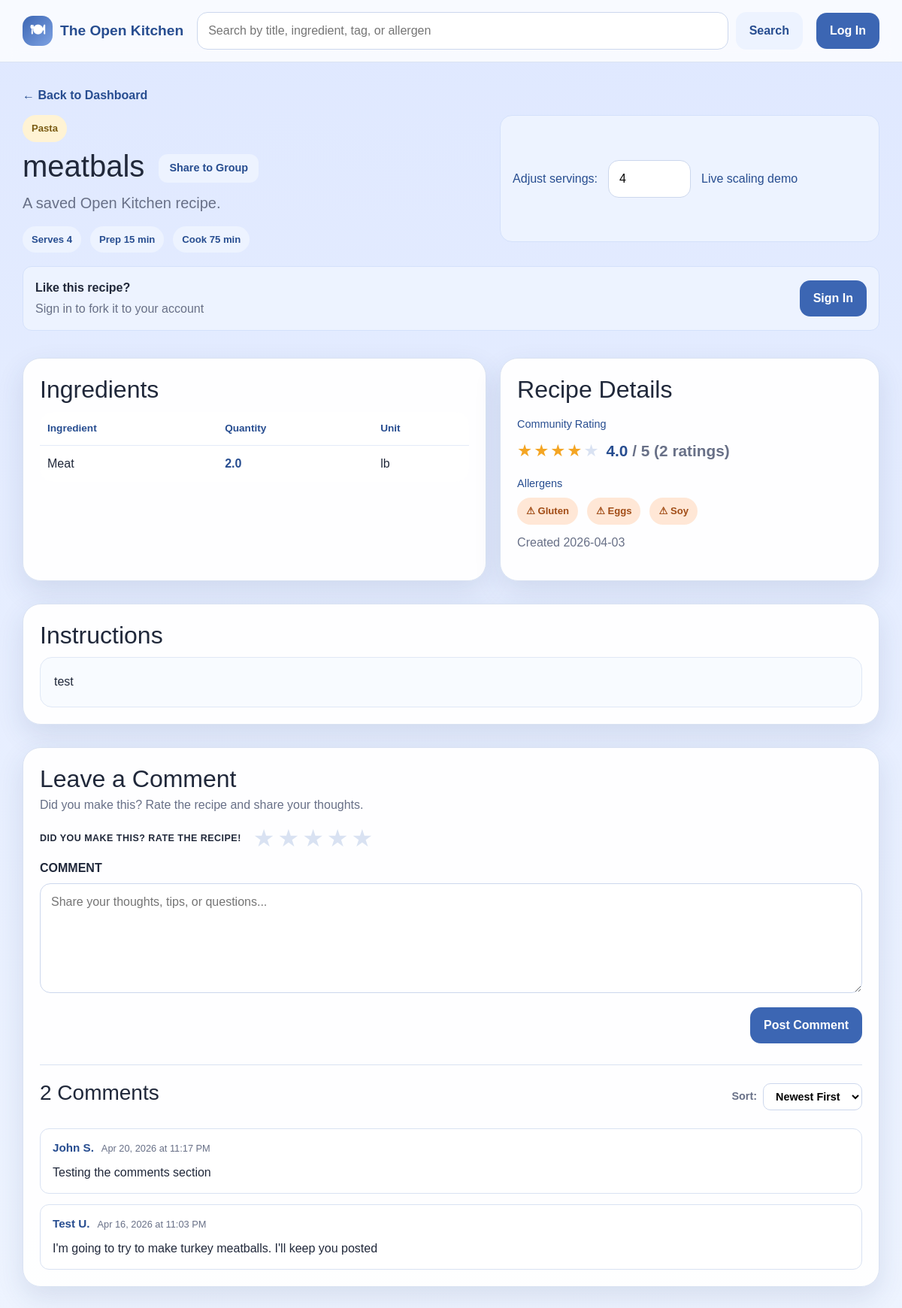
The app's page /recipe/5 with its own data.
### app/models.py (models this page shows)
class RecipeCategory(db.Model):
    __tablename__ = 'recipe_categories'
    id = db.Column(db.Integer, primary_key=True)
    recipeID = db.Column(db.Integer, db.ForeignKey('recipes.id'), nullable=False)
    categoryID = db.Column(db.Integer, db.ForeignKey('categories.id'), nullable=False)
    category = db.relationship('Category', backref='recipe_categories')

class Category(db.Model):
    __tablename__ = 'categories'
    id = db.Column(db.Integer, primary_key=True)
    name = db.Column(db.String(32), unique=True, nullable=False)

class Recipe(db.Model):
    __tablename__ = 'recipes'
    id = db.Column(db.Integer, primary_key=True)
    authorID = db.Column(db.Integer, db.ForeignKey('users.id'), nullable=False)
    title = db.Column(db.String(150), nullable=False)
    description = db.Column(db.Text, nullable=True)
    instructions = db.Column(db.Text, nullable=False)
    forkedFrom = db.Column(db.Integer, db.ForeignKey('recipes.id'), nullable=True)
    baseServings = db.Column(db.Integer, nullable=False)
    prepTime = db.Column(db.Integer, nullable=True)
    cookTime = db.Column(db.Integer, nullable=True)
    dateCreated = db.Column(db.DateTime, nullable=False, default=datetime.now)
    ingredients = db.relationship('Ingredient', backref='recipe', lazy=True, cascade='all, delete-orphan')
    categories = db.relationship('RecipeCategory', backref='recipe', lazy=True, cascade='all, delete-orphan')
    dietary_tags = db.relationship('RecipeDietaryTag', backref='recipe', lazy=True, cascade='all, delete-orphan')
    allergens = db.relationship('RecipeAllergen', backref='recipe', lazy=True, cascade='all, delete-orphan')

class Ingredient(db.Model):
    __tablename__ = 'ingredients'
    id = db.Column(db.Integer, primary_key=True)
    recipeID = db.Column(db.Integer, db.ForeignKey('recipes.id'), nullable=False)
    unitID = db.Column(db.Integer, db.ForeignKey('measurement_units.id'), nullable=False)
    name = db.Column(db.String(32), nullable=False)
    quantity = db.Column(db.Float, nullable=False)

class MeasurementUnit(db.Model):
    __tablename__ = 'measurement_units'
    id = db.Column(db.Integer, primary_key=True)
    name = db.Column(db.String(32), unique=True, nullable=False)
    abbreviation = db.Column(db.String(32), unique=True, nullable=False)
    system = db.Column(db.String(32), nullable=False)
    isActive = db.Column(db.Boolean, default=True)
    ingredients = db.relationship('Ingredient', backref='unit', lazy=True)

class RecipeAllergen(db.Model):
    __tablename__ = 'recipe_allergens'
    id = db.Column(db.Integer, primary_key=True)
    recipeID = db.Column(db.Integer, db.ForeignKey('recipes.id'), nullable=False)
    allergenID = db.Column(db.Integer, db.ForeignKey('allergens.id'), nullable=False)
    allergen = db.relationship('Allergen', backref='recipe_allergens')

class Allergen(db.Model):
    __tablename__ = 'allergens'
    id = db.Column(db.Integer, primary_key=True)
    name = db.Column(db.String(32), unique=True, nullable=False)

class Comment(db.Model):
    __tablename__ = 'comments'
    id = db.Column(db.Integer, primary_key=True)
    recipeID = db.Column(db.Integer, db.ForeignKey('recipes.id'), nullable=False)
    userID = db.Column(db.Integer, db.ForeignKey('users.id'), nullable=False)
    content = db.Column(db.Text, nullable=True)
    dateCreated = db.Column(db.DateTime, nullable=False, default=datetime.now)

### app/routes.py (the view)
@app.route('/recipe/<int:recipe_id>')
def view_recipe(recipe_id):
    uid = current_user_id()
    recipe = Recipe.query.get_or_404(recipe_id)
    ingredients = Ingredient.query.filter_by(recipeID=recipe_id).all()
    categories = RecipeCategory.query.filter_by(recipeID=recipe_id).all()
    dietary_tags = RecipeDietaryTag.query.filter_by(recipeID=recipe_id).all()
    allergens = RecipeAllergen.query.filter_by(recipeID=recipe_id).all()
    avg_rating, rating_count = _get_avg_rating(recipe_id)
    user_rating = Rating.query.filter_by(recipeID=recipe_id, userID=uid).first() if uid else None
    sort = request.args.get('sort', 'newest')
    order = Comment.dateCreated.asc() if sort == 'oldest' else Comment.dateCreated.desc()
    comments = Comment.query.filter_by(recipeID=recipe_id).order_by(order).all()
    for c in comments:
        c.author_name = _comment_author(c)
    notifications = _get_notifications()
    has_unread = any(not n.isRead for n in notifications)
    toast_notif = None
    toast_id = session.pop('toast_notification_id', None)
    if toast_id:
        toast_notif = Notification.query.get(toast_id)
    memberships = GroupMember.query.filter_by(userID=uid).all() if uid else []
    return render_template(
        'view_recipe.html',
        recipe=recipe,
        ingredients=ingredients,
        categories=categories,
        dietary_tags=dietary_tags,
        allergens=allergens,
        avg_rating=avg_rating,
        rating_count=rating_count,
        user_rating=user_rating,
        comments=comments,
        sort=sort,
        notifications=notifications,
        has_unread=has_unread,
        toast_notif=toast_notif,
        memberships=memberships,
    )

### app/routes.py (called while the page is built)
def current_user_id():
    return session.get('user_id')

def _get_avg_rating(recipe_id):
    result = db.session.query(func.avg(Rating.stars), func.count(Rating.id)).filter_by(recipeID=recipe_id).one()
    avg = round(result[0], 1) if result[0] else None
    count = result[1]
    return avg, count

def _comment_author(comment):
    user = User.query.get(comment.userID)
    return f"{user.firstName} {user.lastName[0]}." if user else "Anonymous"

def _get_notifications():
    uid = current_user_id()
    if uid is None:
        return []
    return Notification.query.filter_by(userID=uid).order_by(Notification.dateCreated.desc()).all()

### app/templates/view_recipe.html (shortened to what this page needs)
{% extends "base.html" %}
{% block content %}
<a href="{{ url_for('dashboard') }}" class="back-link">← Back to Dashboard</a>
<section class="recipe-view-shell">
    <div class="recipe-hero">
        <div>
            <div class="pill-row push-bottom-small">
                {% for rc in categories %}
                <span class="mini-pill">{{ rc.category.name }}</span>
                {% endfor %}
            </div>
            <h1>
                {{ recipe.title }}
                <button type="button" class="btn btn-secondary btn-sm ms-2"
                        data-bs-toggle="modal" data-bs-target="#shareToGroupModal">
                    Share to Group
                </button>
            </h1>
            <p class="lead">{{ recipe.description or 'A saved Open Kitchen recipe.' }}</p>
            <div class="pill-row push-top-small">
                <span class="pill">Serves {{ recipe.baseServings }}</span>
                {% if recipe.prepTime %}<span class="pill">Prep {{ recipe.prepTime }} min</span>{% endif %}
                {% if recipe.cookTime %}<span class="pill">Cook {{ recipe.cookTime }} min</span>{% endif %}
            </div>
        </div>
        <div class="scale-preview-box compact-view">
            <label for="adjustServings">Adjust servings:</label>
            <input type="number" id="adjustServings" min="1" value="{{ recipe.baseServings }}" oninput="scaleIngredients(this.value)">
            <span>Live scaling demo</span>
        </div>
    </div>
    {% if current_user and current_user.id != recipe.authorID %}
    <div style="margin-bottom: 18px; padding: 16px; background: #edf3ff; border: 1px solid #d4e1fb; border-radius: var(--radius-sm); display: flex; align-items: center; justify-content: space-between; gap: 16px;">
        <div>
            <p style="margin: 0; color: var(--text); font-weight: 600;">Like this recipe?</p>
            <p class="muted-small" style="margin: 4px 0 0 0;">Fork it to your account and customize it, or save it to your profile</p>
        </div>
        <div style="display: flex; gap: 10px;">
            <form method="POST" action="{{ url_for('fork_recipe', recipe_id=recipe.id) }}" style="margin: 0;">
                <button type="submit" class="btn btn-primary">Fork Recipe</button>
            </form>
            <form method="POST" action="{{ url_for('save_recipe', recipe_id=recipe.id) }}" style="margin: 0;">
                <button type="submit" class="btn {% if is_saved %}btn-secondary{% else %}btn-light{% endif %}" style="{% if is_saved %}background: #d4ffd4; color: #166b16; border: 1px solid #b1f1b1;{% endif %}">
                    {% if is_saved %}Saved{% else %}Save{% endif %}
                </button>
            </form>
        </div>
    </div>
    {% elif not current_user %}
    <div style="margin-bottom: 18px; padding: 16px; background: #edf3ff; border: 1px solid #d4e1fb; border-radius: var(--radius-sm); display: flex; align-items: center; justify-content: space-between; gap: 16px;">
        <div>
            <p style="margin: 0; color: var(--text); font-weight: 600;">Like this recipe?</p>
            <p class="muted-small" style="margin: 4px 0 0 0;">Sign in to fork it to your account</p>
        </div>
        <a href="{{ url_for('login') }}" class="btn btn-primary">Sign In</a>
    </div>
    {% endif %}
    <div class="content-grid">
        <article class="panel-card" id="ingredients-section">
            <h2>Ingredients</h2>
            <table class="ingredient-table view-mode">
                <thead>
                    <tr>
                        <th>Ingredient</th>
                        <th>Quantity</th>
                        <th>Unit</th>
                    </tr>
                </thead>
                <tbody>
                    {% for ing in ingredients %}
                    <tr>
                        <td>{{ ing.name }}</td>
                        <td><span class="scaled-qty" data-base="{{ ing.quantity }}">{{ ing.quantity }}</span></td>
                        <td>{{ ing.unit.abbreviation }}</td>
                    </tr>
                    {% endfor %}
                </tbody>
            </table>
        </article>
        <article class="panel-card">
            <h2>Recipe Details</h2>
            <h3 class="tiny-heading">Community Rating</h3>
            <div class="avg-rating-display">
                {% if avg_rating %}
                    <div class="star-display" aria-label="{{ avg_rating }} out of 5 stars">
                        {% for i in range(1, 6) %}
                            {% if i <= avg_rating|round(0, 'floor')|int %}
                                <span class="star filled">★</span>
                            {% elif i - 0.5 <= avg_rating %}
                                <span class="star half">★</span>
                            {% else %}
                                <span class="star empty">★</span>
                            {% endif %}
                        {% endfor %}
                    </div>
                    <span class="avg-score">{{ avg_rating }}<span class="muted-small"> / 5 ({{ rating_count }} rating{{ 's' if rating_count != 1 }})</span></span>
                {% else %}
                    <span class="muted-small">No ratings yet — be the first!</span>
                {% endif %}
            </div>
            {% if allergens %}
            <h3 class="tiny-heading">Allergens</h3>
            <div class="pill-row">
                {% for ra in allergens %}
                <span class="pill allergen-pill">⚠ {{ ra.allergen.name }}</span>
                {% endfor %}
            </div>
            {% endif %}
            <p class="muted-small push-top">Created {{ recipe.dateCreated.strftime('%Y-%m-%d') }}</p>
        </article>
    </div>
    <article class="panel-card push-top" id="instructions-section">
        <h2>Instructions</h2>
        <div class="instructions-box">{{ recipe.instructions }}</div>
    </article>
    <article class="panel-card push-top" id="comments-section">
        <div class="leave-comment-wrap">
            <h2>Leave a Comment</h2>
            <p class="muted-small">Did you make this? Rate the recipe and share your thoughts.</p>
            <form method="POST" action="{{ url_for('post_comment', recipe_id=recipe.id) }}">
                <div class="leave-comment-rating-row">
                    <span class="leave-comment-rate-label">DID YOU MAKE THIS? RATE THE RECIPE!</span>
                    <div class="star-picker" id="starPicker">
                        {% for i in range(1, 6) %}
                        <label class="star-label" title="{{ i }} star{{ 's' if i != 1 }}">
                            <span class="star-icon {% if user_rating and i <= user_rating.stars %}active{% endif %}">★</span>
                        </label>
                        {% endfor %}
                    </div>
                </div>
                <div class="field-block push-top">
                    <label for="commentText">COMMENT</label>
                    <textarea id="commentText" name="content" rows="5" placeholder="Share your thoughts, tips, or questions..."></textarea>
                </div>
                <div class="comment-form-actions push-top">
                    <button type="submit" class="btn btn-primary">Post Comment</button>
                </div>
            </form>
        </div>
        {% if comments %}
        <div class="comments-divider"></div>
        <div class="comments-header">
            <h3>{{ comments|length }} Comment{{ 's' if comments|length != 1 }}</h3>
            <div class="sort-control">
                <label for="sortComments">Sort:</label>
                <select id="sortComments" onchange="window.location = '?sort=' + this.value + '#comments-section'">
                    <option value="newest" {% if sort == 'newest' %}selected{% endif %}>Newest First</option>
                </select>
            </div>
        </div>
        <div class="comments-list">
            {% for comment in comments %}
            <div class="comment-item">
                <div class="comment-meta">
                    <span class="comment-author">{{ comment.author_name }}</span>
                    <span class="comment-date">{{ comment.dateCreated.strftime('%b %d, %Y at %I:%M %p') }}</span>
                </div>
                <p class="comment-body">{{ comment.content }}</p>
            </div>
            {% endfor %}
        </div>
        {% else %}
        <p class="muted-small push-top">No comments yet — be the first!</p>
        {% endif %}
    </article>
</section>
{% endblock %}

### records on screen
RecipeCategory: category.name "Pasta"
Recipe: title "meatbals", description "A saved Open Kitchen recipe.", baseServings "4", prepTime "15", cookTime "75", dateCreated "2026-04-03", instructions "test"
Ingredient: name "Meat", quantity "2.0", unit.abbreviation "lb"
RecipeAllergen: allergen.name "Gluten"
RecipeAllergen: allergen.name "Eggs"
RecipeAllergen: allergen.name "Soy"
Comment: author_name "John S.", dateCreated "Apr 20, 2026 at 11:17 PM", content "Testing the comments section"
Comment: author_name "Test U.", dateCreated "Apr 16, 2026 at 11:03 PM", content "I'm going to try to make turkey meatballs. I'll keep you posted"

### other values on screen
{{ avg_rating }} "4.0"
{{ rating_count }} "2"
{{ 's' if rating_count != 1 }} "s"
{{ comments|length }} "2"
{{ 's' if comments|length != 1 }} "s"
